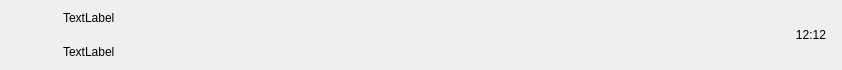
<?xml version="1.0" encoding="UTF-8"?>
<ui version="4.0">
 <class>ChatUserWid</class>
 <widget class="QWidget" name="ChatUserWid">
  <property name="geometry">
   <rect>
    <x>0</x>
    <y>0</y>
    <width>842</width>
    <height>70</height>
   </rect>
  </property>
  <property name="minimumSize">
   <size>
    <width>0</width>
    <height>70</height>
   </size>
  </property>
  <property name="maximumSize">
   <size>
    <width>16777215</width>
    <height>70</height>
   </size>
  </property>
  <property name="windowTitle">
   <string>Form</string>
  </property>
  <layout class="QHBoxLayout" name="horizontalLayout">
   <property name="spacing">
    <number>5</number>
   </property>
   <property name="leftMargin">
    <number>6</number>
   </property>
   <property name="topMargin">
    <number>2</number>
   </property>
   <property name="rightMargin">
    <number>6</number>
   </property>
   <property name="bottomMargin">
    <number>2</number>
   </property>
   <item>
    <widget class="QWidget" name="icon_wid" native="true">
     <property name="minimumSize">
      <size>
       <width>50</width>
       <height>50</height>
      </size>
     </property>
     <property name="maximumSize">
      <size>
       <width>50</width>
       <height>50</height>
      </size>
     </property>
     <layout class="QHBoxLayout" name="horizontalLayout_2">
      <property name="spacing">
       <number>0</number>
      </property>
      <property name="leftMargin">
       <number>0</number>
      </property>
      <property name="topMargin">
       <number>0</number>
      </property>
      <property name="rightMargin">
       <number>0</number>
      </property>
      <property name="bottomMargin">
       <number>0</number>
      </property>
      <item>
       <widget class="QLabel" name="icon_lb">
        <property name="minimumSize">
         <size>
          <width>45</width>
          <height>45</height>
         </size>
        </property>
        <property name="maximumSize">
         <size>
          <width>45</width>
          <height>45</height>
         </size>
        </property>
        <property name="text">
         <string/>
        </property>
       </widget>
      </item>
     </layout>
    </widget>
   </item>
   <item>
    <widget class="QWidget" name="user_info_wid" native="true">
     <layout class="QVBoxLayout" name="verticalLayout">
      <property name="leftMargin">
       <number>2</number>
      </property>
      <property name="topMargin">
       <number>2</number>
      </property>
      <property name="rightMargin">
       <number>2</number>
      </property>
      <property name="bottomMargin">
       <number>2</number>
      </property>
      <item>
       <widget class="QLabel" name="user_name_lb">
        <property name="maximumSize">
         <size>
          <width>150</width>
          <height>16777215</height>
         </size>
        </property>
        <property name="text">
         <string>TextLabel</string>
        </property>
       </widget>
      </item>
      <item>
       <widget class="QLabel" name="user_chat_lb">
        <property name="maximumSize">
         <size>
          <width>150</width>
          <height>16777215</height>
         </size>
        </property>
        <property name="text">
         <string>TextLabel</string>
        </property>
       </widget>
      </item>
     </layout>
    </widget>
   </item>
   <item>
    <widget class="QWidget" name="time_wid" native="true">
     <property name="minimumSize">
      <size>
       <width>50</width>
       <height>50</height>
      </size>
     </property>
     <property name="maximumSize">
      <size>
       <width>50</width>
       <height>50</height>
      </size>
     </property>
     <layout class="QHBoxLayout" name="horizontalLayout_3">
      <property name="spacing">
       <number>0</number>
      </property>
      <property name="leftMargin">
       <number>0</number>
      </property>
      <property name="topMargin">
       <number>0</number>
      </property>
      <property name="rightMargin">
       <number>0</number>
      </property>
      <property name="bottomMargin">
       <number>0</number>
      </property>
      <item>
       <widget class="QLabel" name="time_lb">
        <property name="text">
         <string>12:12</string>
        </property>
        <property name="alignment">
         <set>Qt::AlignCenter</set>
        </property>
       </widget>
      </item>
     </layout>
    </widget>
   </item>
  </layout>
 </widget>
 <resources/>
 <connections/>
</ui>
